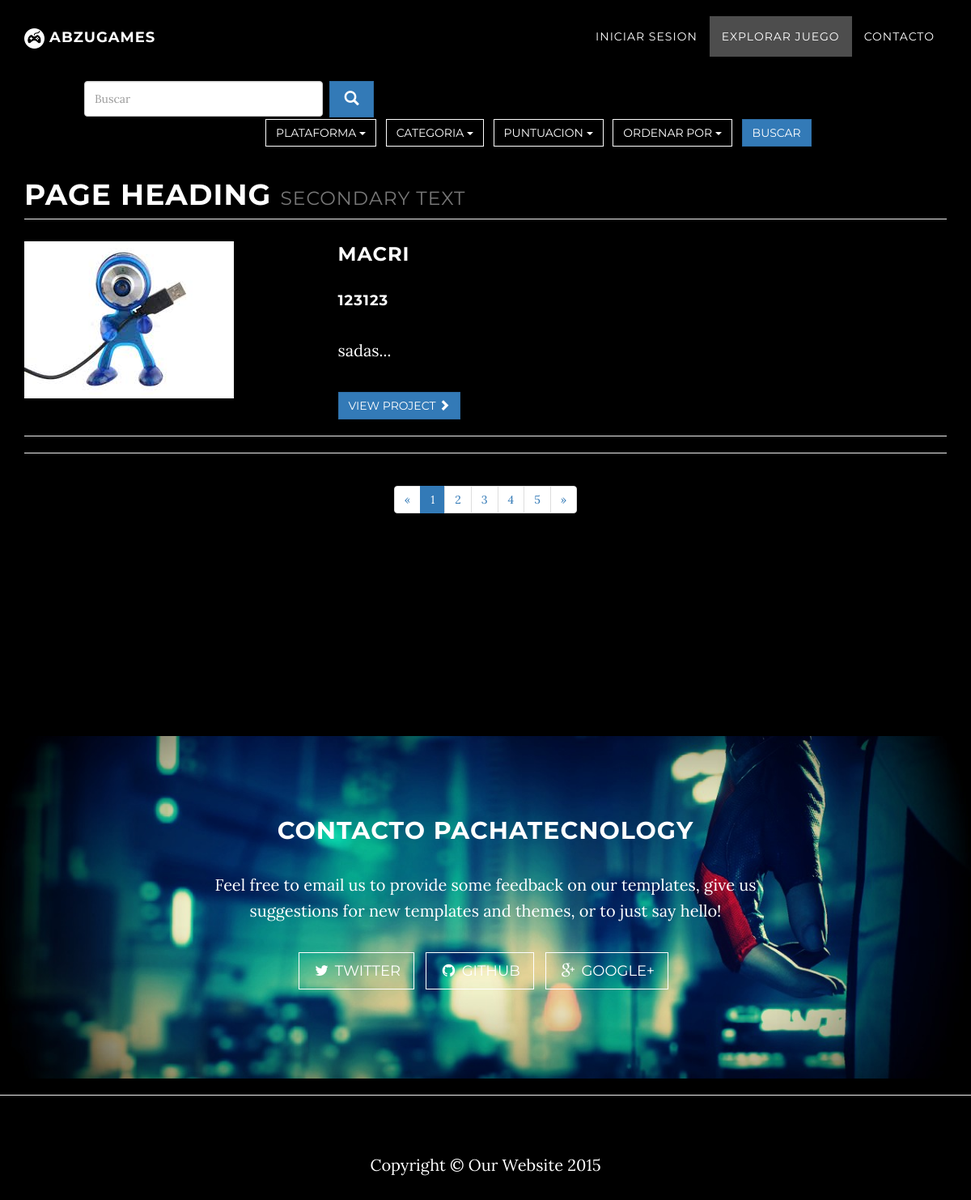
The app's page /explorar-post, older data.
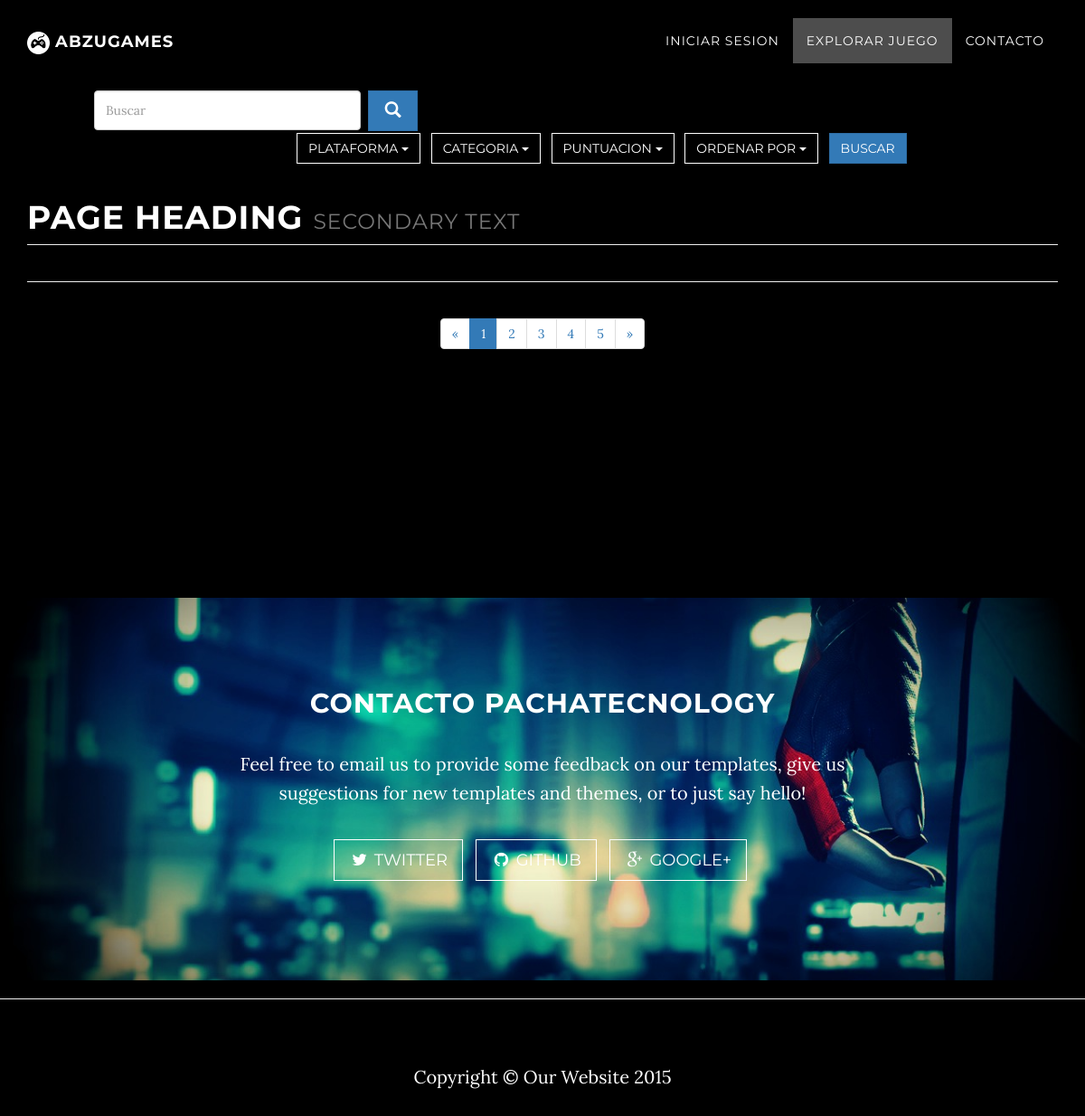
The same page, newer data.
### blog/models.py (models this page shows, shortened)
class Juego(models.Model):
    class Meta:
        verbose_name = "Juego"
        verbose_name_plural = "Juegos"
        ordering=['-fechaDelPost']
    imagen = models.FileField(u'Caratula de Juego', upload_to='imagenesPost', blank=True)
    titulo = models.CharField(u'Título', max_length=50)
    fechaDelPost = models.DateTimeField(u'Fecha del Post', auto_now_add=True)
    contenido = models.TextField(u'Contenido')
    resumen = models.TextField(u'Resumen', default='')
    publicado = models.BooleanField(u'Publicado', default=True)
    autor = models.ForeignKey(User)
    categoria = models.ManyToManyField(u'Categoria')
    url = models.CharField(u'Link del Trailer', max_length=200)
    fechaCreacion = models.IntegerField(u'Año de Creacion')
    desarrollador = models.TextField(u'Desarrollador')
    plataforma = models.ManyToManyField(u'Plataforma')
    punt_media = models.DecimalField(u'Promedio', default=0, editable=False, max_digits=3, decimal_places=2)

### blog/views.py (the view)
# urls.py: url(r'^explorar-post$', 'blog.views.explorarpost', name='explorar-post'),
def explorarpost(request):
    context = RequestContext(request)
    posts = Juego.objects.filter(publicado = True)
    return render_to_response('explorar-post.html',
{'posts':posts},
context)

### blog/templates/explorar-post.html (shortened to what this page needs)
{% block content %}
<!DOCTYPE html>
{% load staticfiles %}
{% load static %}
<html lang="en">
    <head>
        <link href="{% static 'css/bootstrap.min.css'%}" rel="stylesheet">
        <link href="{% static 'css/grayscale.css'%}" rel="stylesheet">
        <link href="{% static 'font-awesome/css/font-awesome.min.css'%}" rel="stylesheet" type="text/css">
    </head>
    <body id="page-top" data-spy="scroll" data-target=".navbar-fixed-top">
        <body>
            <nav class="navbar navbar-custom navbar-fixed-top" role="navigation">
                <div class="container">
                    <div class="navbar-header">
                        <a class="navbar-brand page-scroll" href="{% url 'app_blog:home'%}">
                            <span class="light"><img src="{% static 'img/logo.png'%}"  height="25" width="25"></span> AbzuGames
                        </a>
                    </div>
                    <div class="collapse navbar-collapse navbar-right navbar-main-collapse">
                        <ul class="nav navbar-nav">
                            {% if user.is_anonymous %}
                            <li>
                                <a class="page-scroll" href="{% url 'app_blog:login'%}">Iniciar Sesion</a>
                            </li>
                            {% endif %}
                            <li>
                                <a class="page-scroll" href="#page-top">Explorar Juego</a>
                            </li>
                            <li>
                                <a class="page-scroll" href="#download">Contacto</a>
                            </li>
                    </ul>
                </div>
            </div>
        </nav>
    <div style="height: 100px;">
    </div>
<div class="busqueda">
                            <form action="{% url 'app_blog:buscar' %}" method="POST">
                                <div style="margin-left: 104px;">
                             <input class="form-control" type="text" class="search-query" name="busqueda" placeholder="Buscar" style="width: 295px; float: left; height: 44px;">
                                <div class="btn-group">
                                    <button class="btn btn-lg btn-primary btn-block" type="submit" style="margin-left: 8px; width: 55px; height: 45px;"><span class="glyphicon glyphicon-search" aria-hidden="true"></span></button>
                                </div>
                                    </div>
    <form>
        <div class="carousel-search hidden-sm" style="margin-left: 320px; margin-top: 2px;">
            <div class="btn-group" style="margin-left: 8px;"> <a class="btn btn-default dropdown-toggle btn-select" data-toggle="dropdown" href="#">Plataforma <span class="caret"></span></a>
                    </div>
                <div class="btn-group" style="margin-left: 8px;"> <a class="btn btn-default dropdown-toggle btn-select" data-toggle="dropdown" href="#">Categoria <span class="caret"></span></a>
                        </div>
                    <div class="btn-group" style="margin-left: 8px;"> <a class="btn btn-default dropdown-toggle btn-select" data-toggle="dropdown" href="#">Puntuacion <span class="caret"></span></a>
                            </div>
                        <div class="btn-group" style="margin-left: 8px;"> <a class="btn btn-default dropdown-toggle btn-select" data-toggle="dropdown" href="#">Ordenar por <span class="caret"></span></a>
                                </div>
                            <div class="btn-group" style="margin-left: 8px;">
                                <button type="button" id="btnSearch" class="btn btn-primary">Buscar</button>
                            </div>
                        </div>
                        </form>
                    <section id="portfolio" class="bg-light-gray">
                        <div class="container">
                            <div class="row">
                                <div class="col-lg-12">
                                    <h1 class="page-header">Page Heading
                                        <small>Secondary Text</small>
                                    </h1>
                                </div>
                            </div>
                            {% for post in posts %}
                            <div class="row" style="margin-right:-15px; margin-left:-15px; margin-top:7px;">
                                <div class="col-md-7">
                                    <a href="#">
                                    <img class="img-responsive" style="max-width: 50%;" src="/imagendeljuego/{{post.imagen}}"  alt="">
                                    </a>
                                </div>
                                <div class="col-md-5" style="margin-left:-295px; margin-top: 3px;">
                                    <h3>{{post.titulo}}</h3>
                                    <h4>{{post.fechaCreacion}}</h4>
                                    <p>{{post.resumen}}</p>
                                    <a class="btn btn-primary" href="{% url 'app_blog:ver_juego' post.id %}">View Project <span class="glyphicon glyphicon-chevron-right"></span></a>
                                </div>
                            </div>
                            <hr>
                            {% endfor %}
                            <hr>
                            <div class="row text-center">
                                <div class="col-lg-12">
                                    <ul class="pagination">
                                        <li>
                                            <a href="#">&laquo;</a>
                                        </li>
                                        <li class="active">
                                            <a href="#">1</a>
                                        </li>
                                        <li>
                                            <a href="#">2</a>
                                        </li>
                                        <li>
                                            <a href="#">3</a>
                                        </li>
                                        <li>
                                            <a href="#">4</a>
                                        </li>
                                        <li>
                                            <a href="#">5</a>
                                        </li>
                                        <li>
                                            <a href="#">&raquo;</a>
                                        </li>
                                    </ul>
                                </div>
                            </div>
                            </section>
                        <section id="download" class="content-section text-center">
                            <div class="download-section">
                                <div class="container">
                                    <div class="col-lg-8 col-lg-offset-2">
                                        <h2>Contacto PachaTecnology</h2>
                                        <p>Feel free to email us to provide some feedback on our templates, give us suggestions for new templates and themes, or to just say hello!</p>
                                        <ul class="list-inline banner-social-buttons">
                                            <li>
                                                <a href="" class="btn btn-default btn-lg"><i class="fa fa-twitter fa-fw"></i> <span class="network-name">Twitter</span></a>
                                            </li>
                                            <li>
                                                <a href="" class="btn btn-default btn-lg"><i class="fa fa-github fa-fw"></i> <span class="network-name">Github</span></a>
                                            </li>
                                            <li>
                                                <a href="" class="btn btn-default btn-lg"><i class="fa fa-google-plus fa-fw"></i> <span class="network-name">Google+</span></a>
                                            </li>
                                        </ul>
                                    </div>
                                </div>
                            </div>
                        </section>
                        <hr>
                        <footer>
                            <div class="container text-center">
                                <p>Copyright &copy; Our Website 2015</p>
                            </div>
                        </footer>
                        </div>
                    </body>
                </html>
            {% endblock %}

### blog/static/css/grayscale.css (style rules this page uses)
body { width: 100%; height: 100%; font-family: Lora,"Helvetica Neue",Helvetica,Arial,sans-serif; color: #fff; background-color: #000; }
html { width: 100%; height: 100%; }
h1, h2, h3, h4, h5, h6 { margin: 0 0 35px; text-transform: uppercase; font-family: Montserrat,"Helvetica Neue",Helvetica,Arial,sans-serif; font-weight: 700; letter-spacing: 1px; }
p { margin: 0 0 25px; font-size: 18px; line-height: 1.5; }
@media (min-width:768px) { p { margin: 0 0 35px; font-size: 20px; line-height: 1.6; } }
a { color: #42dca3; -webkit-transition: all .2s ease-in-out; -moz-transition: all .2s ease-in-out; transition: all .2s ease-in-out; }
.light { font-weight: 400; }
.navbar-custom { margin-bottom: 0; border-bottom: 1px solid rgba(255,255,255,.3); text-transform: uppercase; font-family: Montserrat,"Helvetica Neue",Helvetica,Arial,sans-serif; background-color: #000; }
.navbar-custom .navbar-brand { font-weight: 700; }
.navbar-custom a { color: #fff; }
.navbar-custom .nav li a { -webkit-transition: background .3s ease-in-out; -moz-transition: background .3s ease-in-out; transition: background .3s ease-in-out; }
.navbar-custom .nav li.active { outline: 0; }
.navbar-custom .nav li.active a { background-color: rgba(255,255,255,.3); }
@media (min-width:768px) { .navbar-custom { padding: 20px 0; border-bottom: 0; letter-spacing: 1px; background: 0 0; -webkit-transition: background .5s ease-in-out,padding .5s ease-in-out; -moz-transition: background .5s ease-in-out,padding .5s ease-in-out; transition: background .5s ease-in-out,padding .5s ease-in-out; } }
.content-section { padding-top: 100px; }
.download-section { width: 100%; padding: 50px 0; color: #fff; background: url(../img/downloads-bg.jpg) no-repeat center center scroll; background-color: #000; -webkit-background-size: cover; -moz-background-size: cover; background-size: cover; -o-background-size: cover; }
@media (min-width:767px) { .content-section { padding-top: 250px; } }
@media (min-width:767px) { .download-section { padding: 100px 0; } }
.btn { border-radius: 0; text-transform: uppercase; font-family: Montserrat,"Helvetica Neue",Helvetica,Arial,sans-serif; font-weight: 400; -webkit-transition: all .3s ease-in-out; -moz-transition: all .3s ease-in-out; transition: all .3s ease-in-out; }
.btn-default { border: 1px solid #FFF; color: #FFF; background-color: transparent; }
ul.banner-social-buttons { margin-top: 0; }
footer { padding: 50px 0; }
footer p { margin: 0; }
body { webkit-tap-highlight-color: rgba(255,255,255,.2); }
#portfolio * { z-index: 2; }

Row changes from the older to the newer data that the page shows:
removed Juego: imagen (picture), titulo "MACRI", fechaCreacion "123123", resumen "sadas..."
